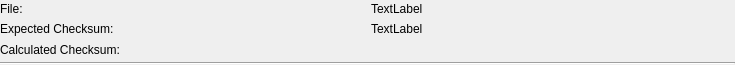
<?xml version="1.0" encoding="UTF-8"?>
<ui version="4.0">
 <class>ChecksumDisplay</class>
 <widget class="QWidget" name="ChecksumDisplay">
  <property name="geometry">
   <rect>
    <x>0</x>
    <y>0</y>
    <width>735</width>
    <height>65</height>
   </rect>
  </property>
  <property name="windowTitle">
   <string>Form</string>
  </property>
  <layout class="QVBoxLayout" name="verticalLayout">
   <property name="spacing">
    <number>4</number>
   </property>
   <property name="leftMargin">
    <number>0</number>
   </property>
   <property name="topMargin">
    <number>0</number>
   </property>
   <property name="rightMargin">
    <number>0</number>
   </property>
   <property name="bottomMargin">
    <number>0</number>
   </property>
   <item>
    <widget class="QWidget" name="widget" native="true">
     <layout class="QHBoxLayout" name="horizontalLayout">
      <property name="leftMargin">
       <number>0</number>
      </property>
      <property name="topMargin">
       <number>0</number>
      </property>
      <property name="rightMargin">
       <number>0</number>
      </property>
      <property name="bottomMargin">
       <number>0</number>
      </property>
      <item>
       <widget class="QLabel" name="label">
        <property name="text">
         <string>File:</string>
        </property>
       </widget>
      </item>
      <item>
       <widget class="QLabel" name="fileLabel">
        <property name="text">
         <string>TextLabel</string>
        </property>
       </widget>
      </item>
     </layout>
    </widget>
   </item>
   <item>
    <widget class="QWidget" name="widget_2" native="true">
     <layout class="QHBoxLayout" name="horizontalLayout_2">
      <property name="leftMargin">
       <number>0</number>
      </property>
      <property name="topMargin">
       <number>0</number>
      </property>
      <property name="rightMargin">
       <number>0</number>
      </property>
      <property name="bottomMargin">
       <number>0</number>
      </property>
      <item>
       <widget class="QLabel" name="label_2">
        <property name="text">
         <string>Expected Checksum:</string>
        </property>
       </widget>
      </item>
      <item>
       <widget class="QLabel" name="expectedChecksum">
        <property name="text">
         <string>TextLabel</string>
        </property>
       </widget>
      </item>
     </layout>
    </widget>
   </item>
   <item>
    <widget class="QWidget" name="widget_3" native="true">
     <layout class="QHBoxLayout" name="horizontalLayout_3">
      <property name="leftMargin">
       <number>0</number>
      </property>
      <property name="topMargin">
       <number>0</number>
      </property>
      <property name="rightMargin">
       <number>0</number>
      </property>
      <property name="bottomMargin">
       <number>0</number>
      </property>
      <item>
       <widget class="QLabel" name="label_3">
        <property name="text">
         <string>Calculated Checksum:</string>
        </property>
       </widget>
      </item>
      <item>
       <widget class="QLabel" name="calculatedChecksum">
        <property name="styleSheet">
         <string notr="true"/>
        </property>
        <property name="text">
         <string/>
        </property>
       </widget>
      </item>
     </layout>
    </widget>
   </item>
   <item>
    <widget class="Line" name="line">
     <property name="orientation">
      <enum>Qt::Horizontal</enum>
     </property>
    </widget>
   </item>
  </layout>
 </widget>
 <resources/>
 <connections/>
</ui>
